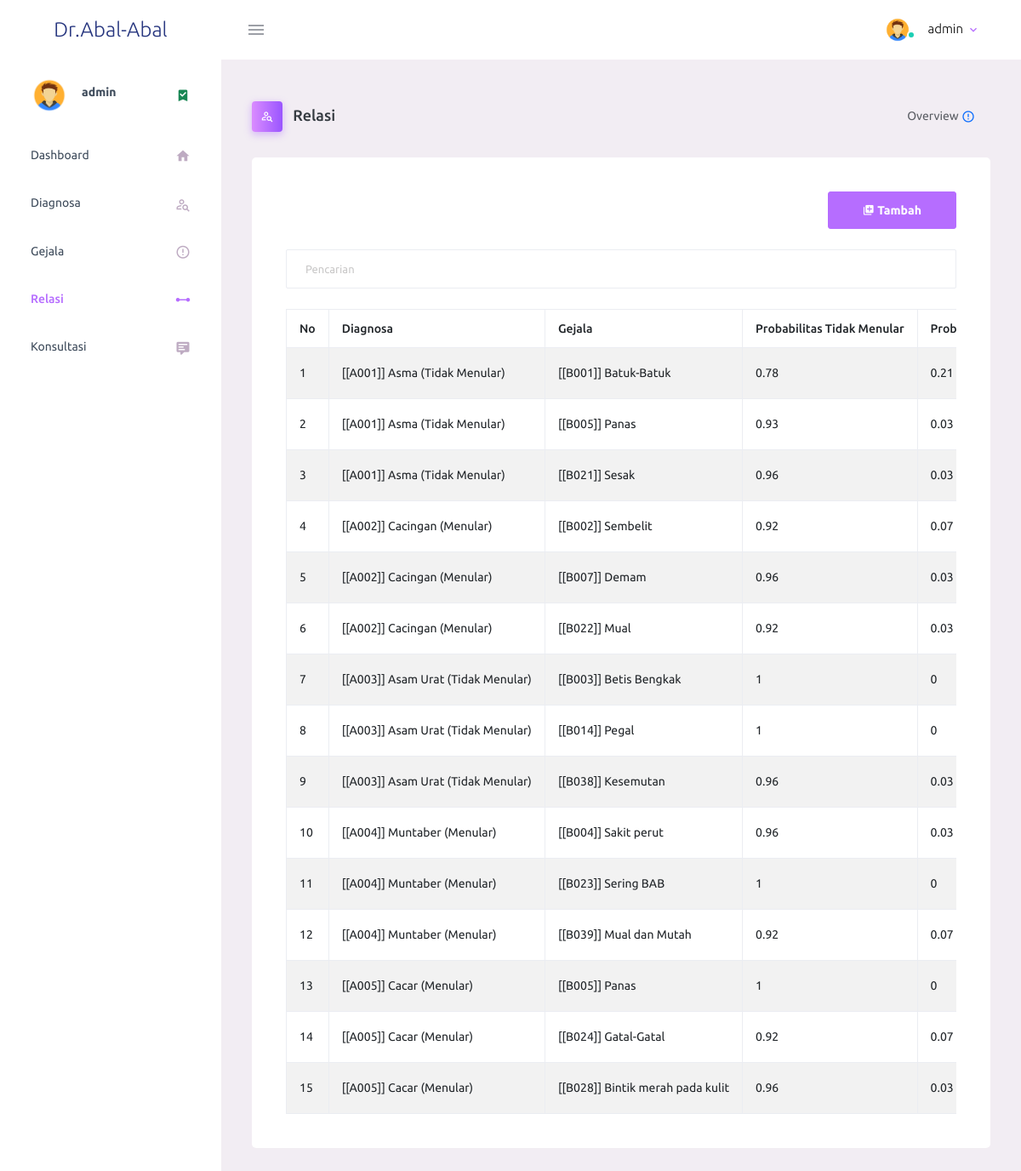
The app's page /relasi.php (signed in) with its own data.
### tables this page shows
CREATE TABLE `tb_relasi` (
  `ID` int(11) NOT NULL,
  `kode_diagnosa` varchar(16) NOT NULL,
  `kode_gejala` varchar(16) NOT NULL,
  `mb` double NOT NULL,
  `md` double NOT NULL
);

CREATE TABLE `tb_diagnosa` (
  `kode_diagnosa` varchar(16) NOT NULL,
  `nama_diagnosa` varchar(256) NOT NULL,
  `keterangan` text NOT NULL
);

CREATE TABLE `tb_gejala` (
  `kode_gejala` varchar(8) NOT NULL,
  `nama_gejala` varchar(256) NOT NULL
);

### config.php (called while the page is built)
<?php
$config["server"]='localhost';
$config["username"]='root';
$config["password"]='';
$config["database_name"]='db_sp';

### functions.php (called while the page is built, shortened)
<?php
include 'config.php';
include 'includes/db.php';
$db = new DB($config['server'], $config['username'], $config['password'], $config['database_name']);
include 'includes/general.php';

### includes/general.php (called while the page is built, shortened)
<?php
function esc_field($str){
    return addslashes($str);
}

### includes/db.php (called while the page is built, shortened)
<?php
class DB{
    var $conn = null;
    public function __construct($host, $username, $passwd, $dbname){
        $this->conn = mysqli_connect($host, $username, $passwd, $dbname);
    }
    public function query($sql){
        $query = mysqli_query($this->conn, $sql) or die('<pre>Error mysqli_query: ' . mysqli_error($this->conn) . '<br />' . $sql . '</pre>');
        return $query;
    }
    public function get_results($sql){
        $query = $this->query($sql);
        $arr = array();
        while($row = mysqli_fetch_object($query)){
            $arr[] = $row;
        }
        return $arr;
    }
}

### relasi.php (the view, shortened to what this page needs)
<?php include "functions.php" ?>
<!DOCTYPE html>
<html lang="en">
<head>
    <link rel="stylesheet" href="admin/assets/vendors/mdi/css/materialdesignicons.min.css">
    <link rel="stylesheet" href="admin/assets/vendors/css/vendor.bundle.base.css">
    <link rel="stylesheet" href="admin/assets/css/style.css">
</head>
<body>
    <?php require "partials/navbar.php"; ?>
    <div class="container-fluid page-body-wrapper">
        <?php require "partials/sidebar.php"; ?>
        <div class="main-panel">
            <div class="content-wrapper">
                <div class="page-header">
                    <h3 class="page-title">
                        <span class="page-title-icon bg-gradient-primary text-white me-2">
                            <i class="mdi mdi-account-search-outline"></i>
                        </span> Relasi
                    </h3>
                    <nav aria-label="breadcrumb">
                        <ul class="breadcrumb">
                            <li class="breadcrumb-item active" aria-current="page">
                                <span></span>Overview <i class="mdi mdi-alert-circle-outline icon-sm text-primary align-middle"></i>
                            </li>
                        </ul>
                    </nav>
                </div>
                <div class="row">
                    <div class="panel panel-default">
                        <div class="col-lg-12 grid-margin stretch-card">
                            <div class="card">
                                <div class="card-body">
                                    <div class="panel-heading">
                                        <form class="form-inline">
                                            <div class="form-group" style="float:right;">
                                                <a class="btn btn-primary" href="relasi_tambah.php"><span class="mdi mdi-library-plus"></span> Tambah</a>
                                            </div>
                                            <div class="form-group">
                                                <input class="form-control" type="text" placeholder="Pencarian" name="q" value="<?= $_GET['q'] ?>" />
                                            </div>
                                        </form>
                                    </div>
                                    <div class="table-responsive">
                                        <table class="table table-bordered table-hover table-striped">
                                            <thead>
                                                <tr class="nw">
                                                    <th>No</th>
                                                    <th>Diagnosa</th>
                                                    <th>Gejala</th>
                                                    <th>Probabilitas Tidak Menular</th>
                                                    <th>Probabilitas Menular</th>
                                                </tr>
                                            </thead>
                                            <?php
                                            $q = esc_field($_GET['q']);
                                            $rows = $db->get_results("SELECT r.ID, r.kode_gejala, d.kode_diagnosa, r.mb, r.md, g.nama_gejala, d.nama_diagnosa
                                            FROM tb_relasi r INNER JOIN tb_diagnosa d ON d.`kode_diagnosa`=r.`kode_diagnosa` INNER JOIN tb_gejala g ON g.`kode_gejala`=r.`kode_gejala`
                                            WHERE r.kode_gejala LIKE '%$q%'
                                            OR r.kode_diagnosa LIKE '%$q%'
                                            OR g.nama_gejala LIKE '%$q%'
                                            OR d.nama_diagnosa LIKE '%$q%'
                                            ORDER BY r.kode_diagnosa, r.kode_gejala");
                                            $no = 0;
                                            foreach ($rows as $row) : ?>
                                                <tr>
                                                    <td><?= ++$no ?></td>
                                                    <td>[<?= $row->kode_diagnosa . '] ' . $row->nama_diagnosa ?></td>
                                                    <td>[<?= $row->kode_gejala . '] ' . $row->nama_gejala ?></td>
                                                    <td><?= $row->mb ?></td>
                                                    <td><?= $row->md ?></td>
                                                </tr>
                                            <?php endforeach; ?>
                                        </table>
                                    </div>
                                </div>
                            </div>
                        </div>
                    </div>
                </div>
            </div>
        </div>
    </div>
</body>
</html>

### records on screen
tb_relasi: kode_diagnosa.kode_diagnosa "[A001]", kode_diagnosa.nama_diagnosa "Asma (Tidak Menular)", kode_gejala "[B001]", kode_gejala.nama_gejala "Batuk-Batuk", mb "0.78", md "0.21"
tb_relasi: kode_diagnosa.kode_diagnosa "[A001]", kode_diagnosa.nama_diagnosa "Asma (Tidak Menular)", kode_gejala "[B005]", kode_gejala.nama_gejala "Panas", mb "0.93", md "0.03"
tb_relasi: kode_diagnosa.kode_diagnosa "[A001]", kode_diagnosa.nama_diagnosa "Asma (Tidak Menular)", kode_gejala "[B021]", kode_gejala.nama_gejala "Sesak", mb "0.96", md "0.03"
tb_relasi: kode_diagnosa.kode_diagnosa "[A002]", kode_diagnosa.nama_diagnosa "Cacingan (Menular)", kode_gejala "[B002]", kode_gejala.nama_gejala "Sembelit", mb "0.92", md "0.07"
tb_relasi: kode_diagnosa.kode_diagnosa "[A002]", kode_diagnosa.nama_diagnosa "Cacingan (Menular)", kode_gejala "[B007]", kode_gejala.nama_gejala "Demam", mb "0.96", md "0.03"
tb_relasi: kode_diagnosa.kode_diagnosa "[A002]", kode_diagnosa.nama_diagnosa "Cacingan (Menular)", kode_gejala "[B022]", kode_gejala.nama_gejala "Mual", mb "0.92", md "0.03"
tb_relasi: kode_diagnosa.kode_diagnosa "[A003]", kode_diagnosa.nama_diagnosa "Asam Urat (Tidak Menular)", kode_gejala "[B003]", kode_gejala.nama_gejala "Betis Bengkak", mb "1", md "0"
tb_relasi: kode_diagnosa.kode_diagnosa "[A003]", kode_diagnosa.nama_diagnosa "Asam Urat (Tidak Menular)", kode_gejala "[B014]", kode_gejala.nama_gejala "Pegal", mb "1", md "0"
tb_relasi: kode_diagnosa.kode_diagnosa "[A003]", kode_diagnosa.nama_diagnosa "Asam Urat (Tidak Menular)", kode_gejala "[B038]", kode_gejala.nama_gejala "Kesemutan", mb "0.96", md "0.03"
tb_relasi: kode_diagnosa.kode_diagnosa "[A004]", kode_diagnosa.nama_diagnosa "Muntaber (Menular)", kode_gejala "[B004]", kode_gejala.nama_gejala "Sakit perut", mb "0.96", md "0.03"
tb_relasi: kode_diagnosa.kode_diagnosa "[A004]", kode_diagnosa.nama_diagnosa "Muntaber (Menular)", kode_gejala "[B023]", kode_gejala.nama_gejala "Sering BAB", mb "1", md "0"
tb_relasi: kode_diagnosa.kode_diagnosa "[A004]", kode_diagnosa.nama_diagnosa "Muntaber (Menular)", kode_gejala "[B039]", kode_gejala.nama_gejala "Mual dan Mutah", mb "0.92", md "0.07"
tb_relasi: kode_diagnosa.kode_diagnosa "[A005]", kode_diagnosa.nama_diagnosa "Cacar (Menular)", kode_gejala "[B005]", kode_gejala.nama_gejala "Panas", mb "1", md "0"
tb_relasi: kode_diagnosa.kode_diagnosa "[A005]", kode_diagnosa.nama_diagnosa "Cacar (Menular)", kode_gejala "[B024]", kode_gejala.nama_gejala "Gatal-Gatal", mb "0.92", md "0.07"
tb_relasi: kode_diagnosa.kode_diagnosa "[A005]", kode_diagnosa.nama_diagnosa "Cacar (Menular)", kode_gejala "[B028]", kode_gejala.nama_gejala "Bintik merah pada kulit", mb "0.96", md "0.03"

### other values on screen
$_SESSION['login'] "admin"
